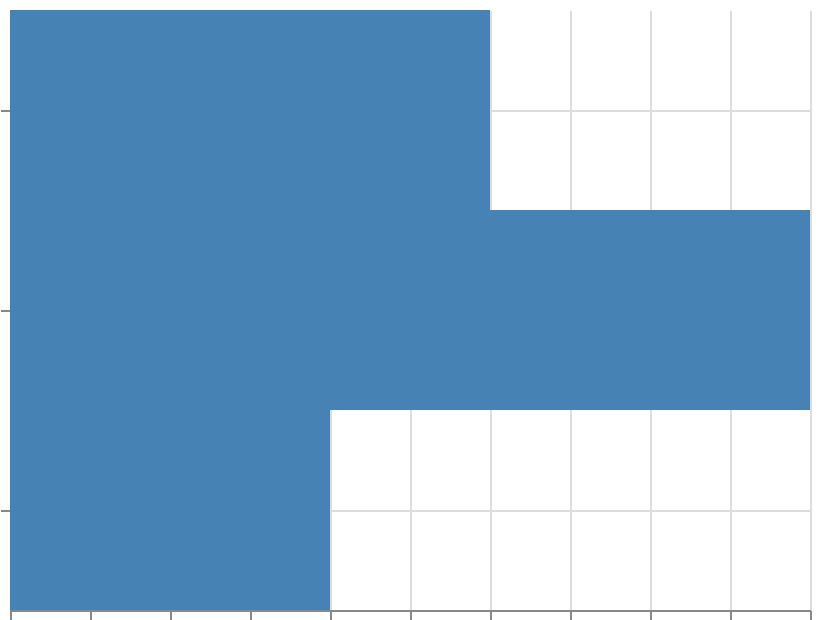

This figure's Vega-Lite source:
### Vega specification from a JSON file in a GitHub repository (floating-point values rounded to 4 significant figures)
{"$schema": "https://vega.github.io/schema/vega/v6.json", "width": 400, "height": 300, "padding": 5, "autosize": "none", "data": [{"name": "table", "values": [{"cat": "A", "val": 3}, {"cat": "B", "val": 5}, {"cat": "C", "val": 2}]}], "scales": [{"name": "y", "type": "band", "domain": {"data": "table", "field": "cat", "sort": true}, "range": "height"}, {"name": "x", "type": "linear", "domain": {"data": "table", "field": "val"}, "range": "width", "zero": true, "nice": true}], "marks": [{"type": "rect", "from": {"data": "table"}, "encode": {"update": {"y": {"scale": "y", "field": "cat"}, "height": {"scale": "y", "band": 1}, "x": {"scale": "x", "value": 0}, "x2": {"scale": "x", "field": "val"}, "fill": {"value": "steelblue"}}}}], "axes": [{"scale": "x", "orient": "bottom", "grid": true, "labels": false}, {"scale": "y", "orient": "left", "grid": true, "labels": false}]}
